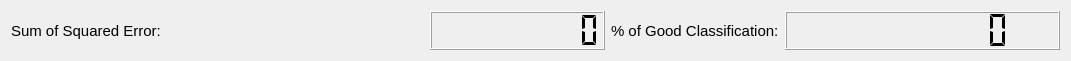
   <widget class="QWidget" name="layoutWidget">
    <property name="geometry">
     <rect>
      <x>410</x>
      <y>320</y>
      <width>1071</width>
      <height>61</height>
     </rect>
    </property>
    <layout class="QHBoxLayout" name="horizontalLayout_13">
     <item>
      <layout class="QHBoxLayout" name="horizontalLayout_5">
       <item>
        <widget class="QLabel" name="label_39">
         <property name="sizePolicy">
          <sizepolicy hsizetype="Preferred" vsizetype="Preferred">
           <horstretch>0</horstretch>
           <verstretch>0</verstretch>
          </sizepolicy>
         </property>
         <property name="font">
          <font>
           <pointsize>11</pointsize>
          </font>
         </property>
         <property name="text">
          <string>Sum of Squared Error:</string>
         </property>
        </widget>
       </item>
       <item>
        <widget class="QLCDNumber" name="lcdNumber_SSE_Test">
         <property name="sizePolicy">
          <sizepolicy hsizetype="Fixed" vsizetype="Minimum">
           <horstretch>0</horstretch>
           <verstretch>0</verstretch>
          </sizepolicy>
         </property>
         <property name="minimumSize">
          <size>
           <width>175</width>
           <height>0</height>
          </size>
         </property>
         <property name="font">
          <font>
           <bold>true</bold>
          </font>
         </property>
         <property name="layoutDirection">
          <enum>Qt::LayoutDirection::LeftToRight</enum>
         </property>
         <property name="lineWidth">
          <number>1</number>
         </property>
         <property name="smallDecimalPoint">
          <bool>true</bool>
         </property>
         <property name="digitCount">
          <number>8</number>
         </property>
         <property name="segmentStyle">
          <enum>QLCDNumber::SegmentStyle::Flat</enum>
         </property>
        </widget>
       </item>
       <item>
        <layout class="QHBoxLayout" name="horizontalLayout_14">
         <item>
          <widget class="QLabel" name="label_40">
           <property name="sizePolicy">
            <sizepolicy hsizetype="Fixed" vsizetype="Minimum">
             <horstretch>0</horstretch>
             <verstretch>0</verstretch>
            </sizepolicy>
           </property>
           <property name="font">
            <font>
             <pointsize>11</pointsize>
            </font>
           </property>
           <property name="text">
            <string>% of Good Classification:</string>
           </property>
          </widget>
         </item>
         <item>
          <widget class="QLCDNumber" name="lcdNumber_percentageOfGoodClassification_Test">
           <property name="sizePolicy">
            <sizepolicy hsizetype="Fixed" vsizetype="Minimum">
             <horstretch>1</horstretch>
             <verstretch>0</verstretch>
            </sizepolicy>
           </property>
           <property name="minimumSize">
            <size>
             <width>275</width>
             <height>0</height>
            </size>
           </property>
           <property name="font">
            <font>
             <pointsize>8</pointsize>
             <bold>true</bold>
            </font>
           </property>
           <property name="layoutDirection">
            <enum>Qt::LayoutDirection::LeftToRight</enum>
           </property>
           <property name="lineWidth">
            <number>1</number>
           </property>
           <property name="smallDecimalPoint">
            <bool>true</bool>
           </property>
           <property name="digitCount">
            <number>8</number>
           </property>
           <property name="segmentStyle">
            <enum>QLCDNumber::SegmentStyle::Flat</enum>
           </property>
          </widget>
         </item>
        </layout>
       </item>
      </layout>
     </item>
    </layout>
   </widget>
